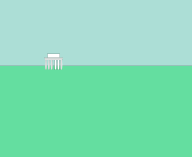
Frame 1 (no input)
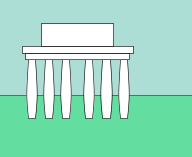
Frame 60 (the mouse pressed at the canvas centre just before this capture)
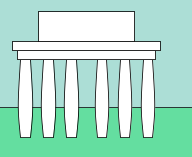
Frame 120 (the mouse held since frame 60 and released just before this capture)

The Processing sketch that drew these frames (run headless with seeded random() and noise(); from frame 60 on, the mouse is pressed at the canvas centre):

// Processing sketch: processing_21027
// ── processing_21027.pde

float FI = 1.618;

boolean creciendo;
float scaleRate;

void doricColumn(float x, float y1, float y2) {
  float l = y2-y1;  
  float r = l/8;
  float r2 = r*FI;  
 
  //noFill();  
  /*line(x-r*.5,y1,x+r*.5,y1);
  line(x-r*.5,y2,x+r*.5,y2);
  */
  

  beginShape();
  vertex(x-r*.5,y1);
  //stroke(0);
  bezierVertex(x-r2*.5,y1+(y2-y1)/FI,x-r2*.5,y1+(y2-y1)/FI,x-r*.5,y2);
  vertex(x+r*.5,y2);
  bezierVertex(x+r2*.5,y1+(y2-y1)/FI,x+r2*.5,y1+(y2-y1)/FI,x+r*.5,y1);
  vertex(x-r*.5,y1);
  endShape();
}

void setup() {
 // size(600,round(map(157,0,192,0,600)));
 size(192,157);
  //smooth();
  creciendo=true;
  scaleRate=.1;
}

void displayColumns() {
  noStroke();
  fill(172,222,214);
  rectMode(CORNERS);
  rect(-width*100,-height*100,width*100,height-height/FI+height/FI/FI);
  fill(100,222,160);
  rect(-width*100,height-height/FI+height/FI/FI,width*100,height*100);
  
  stroke(0);
  line(-width*100,height-height/FI+height/FI/FI,width*100,height-height/FI+height/FI/FI);
  fill(255);
  doricColumn(.25*width,height-height/FI,height);
  doricColumn(.4*width,height-height/FI,height);
  doricColumn(.1*width,height-height/FI,height);
  doricColumn(.75*width,height-height/FI,height);
  doricColumn(.9*width,height-height/FI,height);
  doricColumn(.6*width,height-height/FI,height);
}

void displayChapital() {
  float aureanTableau = (height-height/FI)/FI;
  rectMode(CORNERS);
  rect(.05*width,height-height/FI-aureanTableau/FI*.5,.95*width,height-height/FI);
  rect(.02*width,height-height/FI-aureanTableau/FI,.98*width,height-height/FI-aureanTableau/FI*.5);
  rect(.5*width-(height-height/FI),0,.5*width+(height-height/FI),aureanTableau);
}

float a=.1;

void draw() {
  frameRate(6);
  background(200);
 /* translate(width*.5,height*.5);
  if (a<TWO_PI) {
    a+=.1;
    rotate(a);
  }
  translate(-width*.5,-height*.5);*/
  a+=.1;
  float xpos=lerp(0,width*.5,1-scaleRate);
  xpos-= cos(a)*xpos*.5;
  float ypos=lerp(0,height-height/FI,1-scaleRate);
  translate(xpos,ypos);
  scale(scaleRate);
  if (creciendo) {
    scaleRate+=.1;
    a+=.1;
  }
  else {
    scaleRate-=.1;
    a-=.1;
  }
  if (scaleRate<=.2) creciendo=true;
  if (scaleRate>=1) creciendo=false;
  println(scaleRate);
  displayColumns();
  displayChapital();
  

 
}
